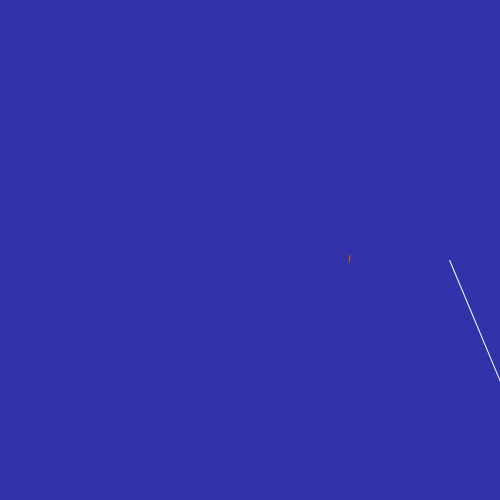
Frame 1 (no input)
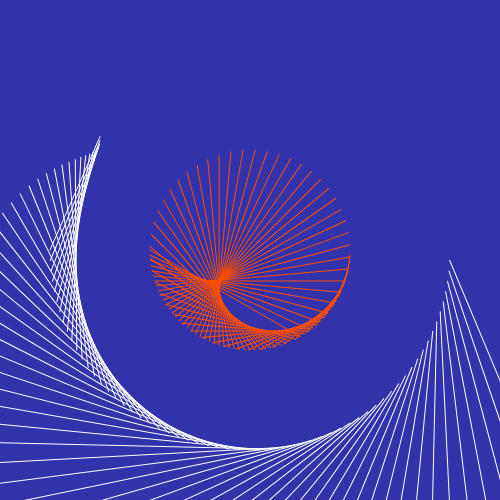
Frame 60 (no input)
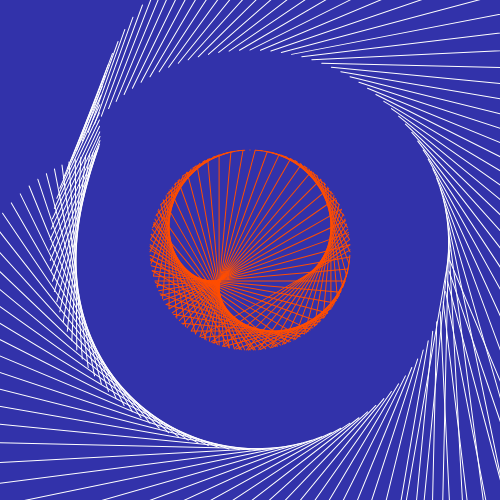
Frame 120 (the mouse pressed at the canvas centre since frame 60)

The p5.js sketch that drew these frames (run headless with seeded random() and noise() and a simulated clock; from frame 60 on, the mouse is pressed at the canvas centre):

// p5.js sketch
// ── sketch.js
function setup() {
 createCanvas(500,500);
 angleMode (DEGREES);
 frameRate(20); 
  background(50,50,170);
}

function draw() {
  
  translate(width/2,height/2);
  rotate(frameCount*3);
 stroke('#FFFFFF');
  line(200,0,200+cos(frameCount*4)*100,200+sin(frameCount*4)*100);
  
  stroke('#FF4D00');
  line(100,0,cos(frameCount*4)*100,sin(frameCount*4)*100);
  if(frameCount == 360) {
  noLoop();
}

}
